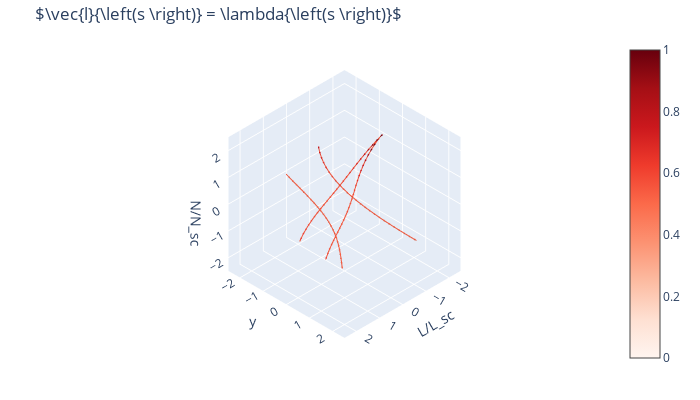

The notebook cell saved with this chart:
### Markdown cell above
![streamlines](images/streamlines3d.svg?3)

### Code cell
# use iplot for an interactive plot in jupyter notebook
iplot(fig)
